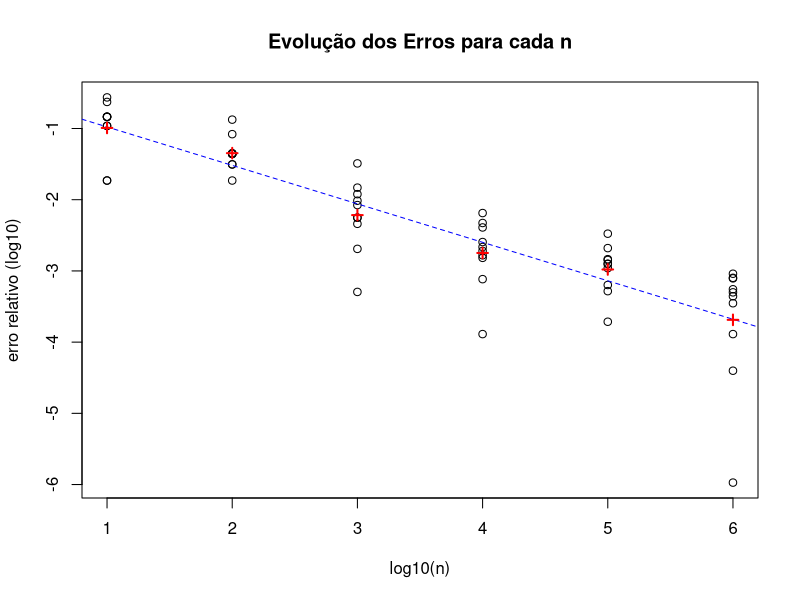

This figure's R source:
# estamos tentando estimar o pi 

n <- c(1e1, 1e2, 1e3, 1e4, 1e5, 1e6)
n_vezes <- function(n) {
  x <- 2*(runif(n, 0, 1)) - 1
  y <- 2*(runif(n, 0, 1)) - 1
  amostra <- x^2 + y^2
  mean(amostra <= 1)
  estimativa <- mean(amostra<=1)
  estimativa_pi <- 4*estimativa
  return(estimativa_pi)
}
ene <- rep(n,10)

estimativas <- sapply(ene, n_vezes)
erros <- abs(pi - estimativas) / pi
x <- log(ene, base = 10)
y <- log(erros, base = 10)
plot(x, y,
     main = "Evolução dos Erros para cada n",
     ylab = "erro relativo (log10)", 
     xlab = "log10(n)")
#estamos fazendo o log_10(erro relatico )= intercepto -xlog_10(n)
lm(y~x)
abline(lm(y~x),lty=2,col="blue")
erro_medio <- aggregate(y~x,FUN = mean)
erro_medio

points(erro_medio,pch=3,col="red", lwd=2)
mean(estimativas)
sd(estimativas)

# exemplo I - area do retângulo
# to entendendo nada 
N <- 1e5
x <- runif(N,min = 0,max = 2)
y <- runif(N,min = 0,max = 1)
area <- 2
f <- function(x,y){
  2*x**2+y^2
}
estimativa <- area*mean(f(x,y))
estimativa
#
N <- 1e5
x <- runif(N)
y <- runif(N)
dentro <- y> x**2
valores <- x+y
mean(dentro)
resultado<- mean(valores[dentro])
resultado
estima <- mean(valores[dentro])*mean(dentro)
estima
